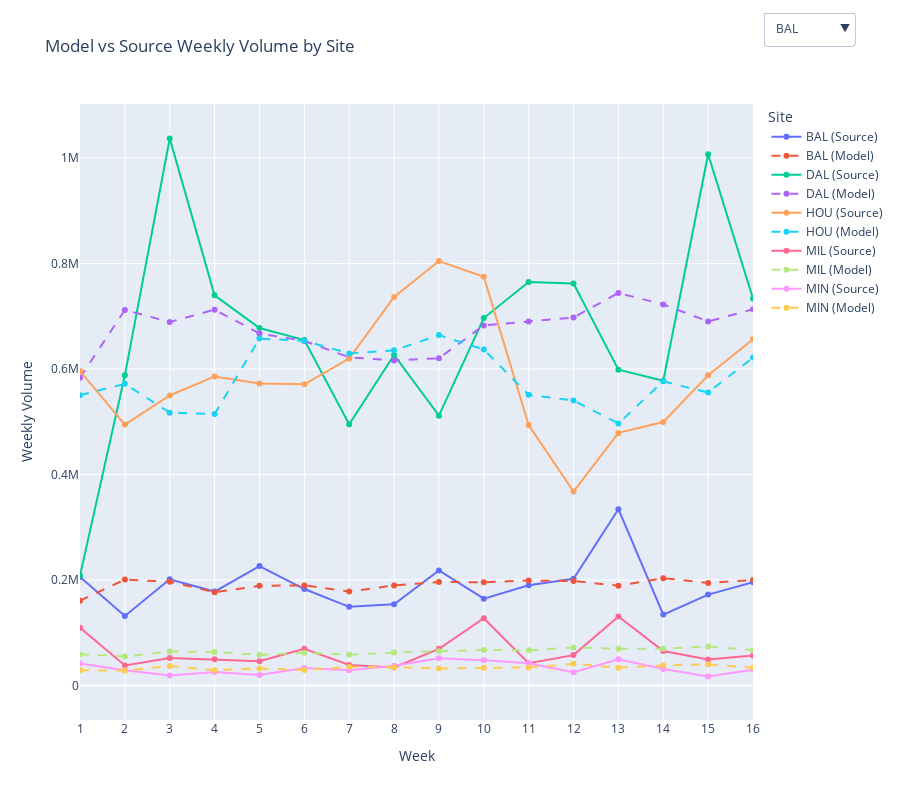

Write notebook code for a chart like this one.
### Code cell
import pandas as pd
import plotly.graph_objects as go

# Load the data from the compiled CSV file
input_file = r'C:\Users\aaron.eades\OneDrive - Liquid Environmental Solutions\Documents\Programing\Python\Automated Density\exports\compiled_file_with_source_2.csv'
df = pd.read_csv(input_file)

# List of columns representing the weeks (1 to 26)
week_columns = [str(i) for i in range(1, 27)]  # Adjust the range if fewer or more weeks exist

# Group by 'Site' and sum the Model Volume (week columns)
grouped_model = df.groupby('Site')[week_columns].sum()

# Define global parameters for Source projection
predict = 26  # Number of weeks to predict
weekCodes = [str(i) for i in range(1, predict + 1)]

# Function to create the source projection based on Source_NSD, frequency, and gallons
def create_customer_projection(start_week, frequency, gallons):
    projection = pd.Series(0, index=weekCodes)
    for week in range(start_week, predict + 1, frequency):
        if week <= predict:
            projection[str(week)] = gallons
    return projection

# List to store source projections for each customer
source_projections = []

# Generate projections for each customer using 'Source_NSD' as start_week
for idx, row in df.iterrows():
    try:
        start_week = int(row['Source_NSD'])  # Source start week is in 'Source_NSD'
        frequency = int(row['FREQ'])  # Frequency of service
        gallons = float(row['GALLONS'])  # Gallons for each customer

        # Create the projection for the source
        source_projection = create_customer_projection(start_week, frequency, gallons)

        # Append to source projections with the Site as an identifier
        source_projections.append((row['Site'], source_projection))
    
    except ValueError:
        print(f"Skipping row {idx} due to missing or invalid data.")

# Convert the list of projections into a DataFrame
projection_df = pd.DataFrame([proj[1] for proj in source_projections])
projection_df['Site'] = [proj[0] for proj in source_projections]

# Group by 'Site' and sum the Source Volume (week columns)
grouped_source = projection_df.groupby('Site')[weekCodes].sum()

# Create the figure
fig = go.Figure()

# Add traces for each site's Model and Source projection
for site in grouped_model.index:
    # Source volume trace (now solid lines and primary colors)
    fig.add_trace(go.Scatter(x=weekCodes, y=grouped_source.loc[site],
                             mode='lines+markers', name=f'{site} (Source)',
                             line=dict(dash='solid'), visible=True))

    # Model volume trace (now dashed lines and secondary colors)
    fig.add_trace(go.Scatter(x=weekCodes, y=grouped_model.loc[site],
                             mode='lines+markers', name=f'{site} (Model)',
                             line=dict(dash='dash'), visible=True))

# Update layout for better interactivity
# Button logic now shows both the Source and Model lines together for the selected site
buttons = [
    {
        'method': 'restyle',
        'label': site,
        'args': [{'visible': [(i == j * 2 or i == j * 2 + 1) for i in range(len(grouped_model.index) * 2)]}]
    } for j, site in enumerate(grouped_model.index)
]

# Add "Select All" and "Clear All" options
buttons.append({
    'method': 'restyle',
    'label': 'Select All',
    'args': [{'visible': [True] * len(grouped_model.index) * 2}]
})

buttons.append({
    'method': 'restyle',
    'label': 'Clear All',
    'args': [{'visible': [False] * len(grouped_model.index) * 2}]
})

fig.update_layout(
    title="Model vs Source Weekly Volume by Site",
    xaxis_title="Week",
    yaxis_title="Weekly Volume",
    updatemenus=[{
        'buttons': buttons,
        'direction': 'down',
        'showactive': True,
        'x': 1.15,
        'y': 1.15,
    }],
    legend_title="Site",
    xaxis=dict(tickmode='linear', tick0=1, dtick=1, range=[0, 15]),
    hovermode='x',
    height=800
)

# Display the plot
fig.show()

### Figure 1 — Plotly figure (JSON) as saved in the notebook; plotly's stock layout.template omitted (floating-point values rounded to 4 significant figures)
{"data": [{"line": {"dash": "solid"}, "mode": "lines+markers", "name": "BAL (Source)", "type": "scatter", "visible": true, "x": ["1", "2", "3", "4", "5", "6", "7", "8", "9", "10", "11", "12", "13", "14", "15", "16", "17", "18", "19", "20", "21", "22", "23", "24", "25", "26"], "y": [205825, 131738, 201402, 178031, 226427, 182808, 149007, 153812, 218000, 164501, 190084, 202225, 334121, 134417, 172215, 195680, 258805, 181669, 166266, 163448, 240182, 173845, 212230, 202764, 284667, 128389]}, {"line": {"dash": "dash"}, "mode": "lines+markers", "name": "BAL (Model)", "type": "scatter", "visible": true, "x": ["1", "2", "3", "4", "5", "6", "7", "8", "9", "10", "11", "12", "13", "14", "15", "16", "17", "18", "19", "20", "21", "22", "23", "24", "25", "26"], "y": [160707, 200767, 196599, 176866, 188916, 189697, 178175, 189542, 196266, 195504, 198996, 197957, 189141, 203484, 194415, 200008, 0, 0, 0, 0, 0, 0, 0, 0, 0, 0]}, {"line": {"dash": "solid"}, "mode": "lines+markers", "name": "DAL (Source)", "type": "scatter", "visible": true, "x": ["1", "2", "3", "4", "5", "6", "7", "8", "9", "10", "11", "12", "13", "14", "15", "16", "17", "18", "19", "20", "21", "22", "23", "24", "25", "26"], "y": [208470, 588169, 1036959, 739720, 677590, 654888, 495107, 626558, 511564, 696578, 764890, 762065, 598713, 577699, 1007297, 733450, 685110, 694518, 502576, 583273, 651394, 727088, 785002, 794875, 591612, 569029]}, {"line": {"dash": "dash"}, "mode": "lines+markers", "name": "DAL (Model)", "type": "scatter", "visible": true, "x": ["1", "2", "3", "4", "5", "6", "7", "8", "9", "10", "11", "12", "13", "14", "15", "16", "17", "18", "19", "20", "21", "22", "23", "24", "25", "26"], "y": [583390, 712087, 689066, 712492, 667445, 653222, 622143, 616207, 620423, 682595, 690141, 697636, 744214, 722446, 690155, 713188, 0, 0, 0, 0, 0, 0, 0, 0, 0, 0]}, {"line": {"dash": "solid"}, "mode": "lines+markers", "name": "HOU (Source)", "type": "scatter", "visible": true, "x": ["1", "2", "3", "4", "5", "6", "7", "8", "9", "10", "11", "12", "13", "14", "15", "16", "17", "18", "19", "20", "21", "22", "23", "24", "25", "26"], "y": [596173, 494569, 549788, 585935, 572624, 571020, 619927, 736646, 804749, 774828, 493786, 367751, 478894, 499416, 588018, 656392, 708343, 586496, 654458, 687123, 768135, 694975, 478452, 422601, 517411, 512226]}, {"line": {"dash": "dash"}, "mode": "lines+markers", "name": "HOU (Model)", "type": "scatter", "visible": true, "x": ["1", "2", "3", "4", "5", "6", "7", "8", "9", "10", "11", "12", "13", "14", "15", "16", "17", "18", "19", "20", "21", "22", "23", "24", "25", "26"], "y": [550337, 571815, 517243, 514736, 657605, 653597, 629490, 635329, 664242, 637042, 551002, 540273, 496799, 576590, 555371, 621700, 0, 0, 0, 0, 0, 0, 0, 0, 0, 0]}, {"line": {"dash": "solid"}, "mode": "lines+markers", "name": "MIL (Source)", "type": "scatter", "visible": true, "x": ["1", "2", "3", "4", "5", "6", "7", "8", "9", "10", "11", "12", "13", "14", "15", "16", "17", "18", "19", "20", "21", "22", "23", "24", "25", "26"], "y": [109509, 37761, 52179, 49665, 45948, 69373, 38857, 34133, 69375, 127434, 42022, 57534, 130830, 65396, 49240, 56713, 55716, 56939, 56332, 27414, 66221, 130388, 41032, 81860, 141060, 55779]}, {"line": {"dash": "dash"}, "mode": "lines+markers", "name": "MIL (Model)", "type": "scatter", "visible": true, "x": ["1", "2", "3", "4", "5", "6", "7", "8", "9", "10", "11", "12", "13", "14", "15", "16", "17", "18", "19", "20", "21", "22", "23", "24", "25", "26"], "y": [59180, 54983, 64502, 63562, 58078, 61971, 58356, 62297, 64801, 67114, 66567, 72137, 69409, 69465, 74082, 66655, 0, 0, 0, 0, 0, 0, 0, 0, 0, 0]}, {"line": {"dash": "solid"}, "mode": "lines+markers", "name": "MIN (Source)", "type": "scatter", "visible": true, "x": ["1", "2", "3", "4", "5", "6", "7", "8", "9", "10", "11", "12", "13", "14", "15", "16", "17", "18", "19", "20", "21", "22", "23", "24", "25", "26"], "y": [41750, 28605, 18875, 25538, 19694, 33068, 28834, 37567, 51464, 47973, 42044, 25190, 49459, 31299, 16925, 29554, 29799, 38408, 31794, 35687, 50014, 46763, 24268, 30486, 58389, 44004]}, {"line": {"dash": "dash"}, "mode": "lines+markers", "name": "MIN (Model)", "type": "scatter", "visible": true, "x": ["1", "2", "3", "4", "5", "6", "7", "8", "9", "10", "11", "12", "13", "14", "15", "16", "17", "18", "19", "20", "21", "22", "23", "24", "25", "26"], "y": [29005, 28129, 36834, 28904, 32264, 29143, 35249, 34729, 32134, 33757, 34199, 41143, 33625, 37825, 40069, 33444, 1550, 1800, 1450, 1200, 1200, 2100, 3800, 3900, 4200, 3550]}], "layout": {"height": 800, "hovermode": "x", "legend": {"title": {"text": "Site"}}, "title": {"text": "Model vs Source Weekly Volume by Site"}, "updatemenus": [{"buttons": [{"args": [{"visible": [true, true, false, false, false, false, false, false, false, false]}], "label": "BAL", "method": "restyle"}, {"args": [{"visible": [false, false, true, true, false, false, false, false, false, false]}], "label": "DAL", "method": "restyle"}, {"args": [{"visible": [false, false, false, false, true, true, false, false, false, false]}], "label": "HOU", "method": "restyle"}, {"args": [{"visible": [false, false, false, false, false, false, true, true, false, false]}], "label": "MIL", "method": "restyle"}, {"args": [{"visible": [false, false, false, false, false, false, false, false, true, true]}], "label": "MIN", "method": "restyle"}, {"args": [{"visible": [true, true, true, true, true, true, true, true, true, true]}], "label": "Select All", "method": "restyle"}, {"args": [{"visible": [false, false, false, false, false, false, false, false, false, false]}], "label": "Clear All", "method": "restyle"}], "direction": "down", "showactive": true, "x": 1.15, "y": 1.15}], "xaxis": {"dtick": 1, "range": [0, 15], "tick0": 1, "tickmode": "linear", "title": {"text": "Week"}}, "yaxis": {"title": {"text": "Weekly Volume"}}}}
